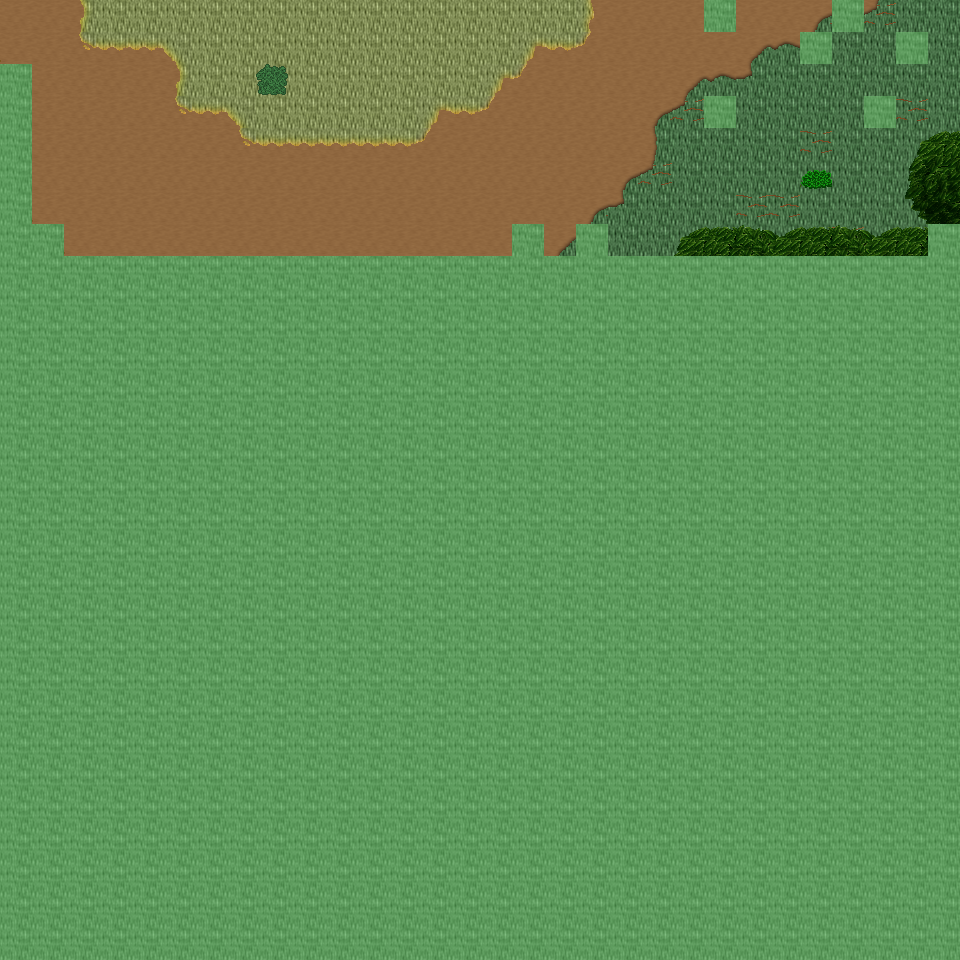

A 2D game scene composited from a Tiled map and its tileset images. What follows is a short description and the map's XML, with each tile layer's data collapsed to a summary:
An orthogonal 30x30 tile map with 32x32 px tiles, 6 tile layers (Ground, Object, Object2, Above, ...), 39 tilesets and 5 objects (5x mapchange).

<map version="1.0" orientation="orthogonal" renderorder="right-down" width="30" height="30" tilewidth="32" tileheight="32" nextobjectid="6">
  <tileset firstgid="1" name="tileset_ground_ground" tilewidth="32" tileheight="32" tilecount="33" columns="3">
    <image source="../drawable/tileset_ground_ground.png" width="96" height="352" />
  </tileset>
  <tileset firstgid="34" name="tileset_ground_ridge_earth_dark" tilewidth="32" tileheight="32" tilecount="96" columns="12">
    <image source="../drawable/tileset_ground_ridge_earth_dark.png" width="384" height="256" />
  </tileset>
  <tileset firstgid="130" name="tileset_plant_grasses" tilewidth="32" tileheight="32" tilecount="6" columns="3">
    <image source="../drawable/tileset_plant_grasses.png" width="96" height="64" />
  </tileset>
  <tileset firstgid="136" name="tileset_ground_ladder_vertical_dark" tilewidth="32" tileheight="32" tilecount="3" columns="3">
    <image source="../drawable/tileset_ground_ladder_vertical_dark.png" width="96" height="32" />
  </tileset>
  <tileset firstgid="139" name="tileset_logic_collision" tilewidth="32" tileheight="32" tilecount="1" columns="1">
    <image source="../drawable/tileset_logic_collision.png" width="32" height="32" />
  </tileset>
  <tileset firstgid="140" name="tileset_ground_grass_corners" tilewidth="32" tileheight="32" tilecount="24" columns="6">
    <image source="../drawable/tileset_ground_grass_corners.png" width="192" height="128" />
  </tileset>
  <tileset firstgid="164" name="tileset_ground_earth_edges" tilewidth="32" tileheight="32" tilecount="18" columns="6">
    <image source="../drawable/tileset_ground_earth_edges.png" width="192" height="96" />
  </tileset>
  <tileset firstgid="182" name="tileset_plant_bush_bushes" tilewidth="32" tileheight="32" tilecount="10" columns="5">
    <image source="../drawable/tileset_plant_bush_bushes.png" width="160" height="64" />
  </tileset>
  <tileset firstgid="192" name="tileset_plant_tree_tree_darkgreen" tilewidth="32" tileheight="32" tilecount="88" columns="8">
    <image source="../drawable/tileset_plant_tree_tree_darkgreen.png" width="256" height="352" />
  </tileset>
  <tileset firstgid="280" name="tileset_ground_rock_pebbles" tilewidth="32" tileheight="32" tilecount="3" columns="1">
    <image source="../drawable/tileset_ground_rock_pebbles.png" width="32" height="96" />
  </tileset>
  <tileset firstgid="283" name="tileset_furniture_sink_jacuzzi_dark_side_on" tilewidth="32" tileheight="32" tilecount="36" columns="3">
    <image source="../drawable/tileset_furniture_sink_jacuzzi_dark_side_on.png" width="96" height="384" />
  </tileset>
  <tileset firstgid="319" name="tileset_furniture_chair_bench_iron_extensible" tilewidth="32" tileheight="32" tilecount="16" columns="4">
    <image source="../drawable/tileset_furniture_chair_bench_iron_extensible.png" width="128" height="128" />
  </tileset>
  <tileset firstgid="335" name="tileset_plant_flower_daisy_blue" tilewidth="32" tileheight="32" tilecount="8" columns="2">
    <image source="../drawable/tileset_plant_flower_daisy_blue.png" width="64" height="128" />
  </tileset>
  <tileset firstgid="343" name="tileset_plant_flower_daisy_red" tilewidth="32" tileheight="32" tilecount="8" columns="2">
    <image source="../drawable/tileset_plant_flower_daisy_red.png" width="64" height="128" />
  </tileset>
  <tileset firstgid="351" name="tileset_plant_flower_daisy_white" tilewidth="32" tileheight="32" tilecount="8" columns="2">
    <image source="../drawable/tileset_plant_flower_daisy_white.png" width="64" height="128" />
  </tileset>
  <tileset firstgid="359" name="tileset_plant_flower_daisy_yellow" tilewidth="32" tileheight="32" tilecount="8" columns="2">
    <image source="../drawable/tileset_plant_flower_daisy_yellow.png" width="64" height="128" />
  </tileset>
  <tileset firstgid="367" name="tileset_plant_bush_hedge" tilewidth="32" tileheight="32" tilecount="35" columns="5">
    <image source="../drawable/tileset_plant_bush_hedge.png" width="160" height="224" />
  </tileset>
  <tileset firstgid="402" name="tileset_plant_tree_evergreen" tilewidth="32" tileheight="32" tilecount="36" columns="3">
    <image source="../drawable/tileset_plant_tree_evergreen.png" width="96" height="384" />
  </tileset>
  <tileset firstgid="438" name="tileset_furniture_light_iron_lamp" tilewidth="32" tileheight="32" tilecount="3" columns="1">
    <image source="../drawable/tileset_furniture_light_iron_lamp.png" width="32" height="96" />
  </tileset>
  <tileset firstgid="441" name="tileset_furniture_light_flames" tilewidth="32" tileheight="32" tilecount="6" columns="6">
    <image source="../drawable/tileset_furniture_light_flames.png" width="192" height="32" />
  </tileset>
  <tileset firstgid="447" name="tileset_item_statue_girl_with_bird" tilewidth="32" tileheight="32" tilecount="12" columns="4">
    <image source="../drawable/tileset_item_statue_girl_with_bird.png" width="128" height="96" />
  </tileset>
  <tileset firstgid="459" name="tileset_object_birds" tilewidth="32" tileheight="32" tilecount="4" columns="2">
    <image source="../drawable/tileset_object_birds.png" width="64" height="64" />
  </tileset>
  <tileset firstgid="463" name="tileset_plant_tree_spruce" tilewidth="32" tileheight="32" tilecount="6" columns="2">
    <image source="../drawable/tileset_plant_tree_spruce.png" width="64" height="96" />
  </tileset>
  <tileset firstgid="469" name="tileset_plant_tree_taller_trees" tilewidth="32" tileheight="32" tilecount="32" columns="8">
    <image source="../drawable/tileset_plant_tree_taller_trees.png" width="256" height="128" />
  </tileset>
  <tileset firstgid="501" name="tileset_plant_stump_hollow_logs" tilewidth="32" tileheight="32" tilecount="6" columns="3">
    <image source="../drawable/tileset_plant_stump_hollow_logs.png" width="96" height="64" />
  </tileset>
  <tileset firstgid="507" name="tileset_plant_stump_small_stump" tilewidth="32" tileheight="32" tilecount="4" columns="2">
    <image source="../drawable/tileset_plant_stump_small_stump.png" width="64" height="64" />
  </tileset>
  <tileset firstgid="511" name="tileset_ground_grass_2" tilewidth="32" tileheight="32" tilecount="21" columns="3">
    <image source="../drawable/tileset_ground_grass_2.png" width="96" height="224" />
  </tileset>
  <tileset firstgid="532" name="tileset_ground_water_waterfall" tilewidth="32" tileheight="32" tilecount="120" columns="8">
    <image source="../drawable/tileset_ground_water_waterfall.png" width="256" height="480" />
  </tileset>
  <tileset firstgid="652" name="tileset_ground_water_pool_corners" tilewidth="32" tileheight="32" tilecount="72" columns="3">
    <image source="../drawable/tileset_ground_water_pool_corners.png" width="96" height="768" />
  </tileset>
  <tileset firstgid="724" name="tileset_ground_water_pool" tilewidth="32" tileheight="32" tilecount="72" columns="3">
    <image source="../drawable/tileset_ground_water_pool.png" width="96" height="768" />
  </tileset>
  <tileset firstgid="796" name="tileset_plant_vine" tilewidth="32" tileheight="32" tilecount="3" columns="1">
    <image source="../drawable/tileset_plant_vine.png" width="32" height="96" />
  </tileset>
  <tileset firstgid="799" name="tileset_ground_dry_grass" tilewidth="32" tileheight="32" tilecount="54" columns="9">
    <image source="../drawable/tileset_ground_dry_grass.png" width="288" height="192" />
  </tileset>
  <tileset firstgid="853" name="tileset_building_chimney_smoke" tilewidth="32" tileheight="32" tilecount="40" columns="4">
    <image source="../drawable/tileset_building_chimney_smoke.png" width="128" height="320" />
  </tileset>
  <tileset firstgid="893" name="tileset_building_huts" tilewidth="32" tileheight="32" tilecount="338" columns="26">
    <image source="../drawable/tileset_building_huts.png" width="832" height="416" />
  </tileset>
  <tileset firstgid="1231" name="tileset_plant_bush_leafy" tilewidth="32" tileheight="32" tilecount="48" columns="8">
    <image source="../drawable/tileset_plant_bush_leafy.png" width="256" height="192" />
  </tileset>
  <tileset firstgid="1279" name="tileset_plant_bush_berried" tilewidth="32" tileheight="32" tilecount="60" columns="5">
    <image source="../drawable/tileset_plant_bush_berried.png" width="160" height="384" />
  </tileset>
  <tileset firstgid="1339" name="tileset_plant_bush_flowering" tilewidth="32" tileheight="32" tilecount="72" columns="8">
    <image source="../drawable/tileset_plant_bush_flowering.png" width="256" height="288" />
  </tileset>
  <tileset firstgid="1411" name="tileset_plant_bushes_and_trees" tilewidth="32" tileheight="32" tilecount="144" columns="16">
    <image source="../drawable/tileset_plant_bushes_and_trees.png" width="512" height="289" />
  </tileset>
  <tileset firstgid="1555" name="tileset_plant_bush_bush_pinks" tilewidth="32" tileheight="32" tilecount="4" columns="2">
    <image source="../drawable/tileset_plant_bush_bush_pinks.png" width="64" height="64" />
  </tileset>
  <layer name="Ground" width="30" height="30">
    <data>[900 cells, 240 non-empty, 3 distinct tile ids]</data>
  </layer>
  <layer name="Object" width="30" height="30">
    <data>[900 cells, 59 non-empty, 20 distinct tile ids]</data>
  </layer>
  <layer name="Object2" width="30" height="30">
    <data>[900 cells, 9 non-empty, 2 distinct tile ids]</data>
  </layer>
  <layer name="Above" width="30" height="30">
    <data>[900 cells, 15 non-empty, 11 distinct tile ids]</data>
  </layer>
  <layer name="Above2" width="30" height="30">
    <data>[900 cells, 2 non-empty, 1 distinct tile ids]</data>
  </layer>
  <layer name="Walkable" width="30" height="30">
    <data>[900 cells, 676 non-empty, 1 distinct tile ids]</data>
  </layer>
  <objectgroup name="MapEvents">
    <object id="1" name="north" type="mapchange" x="0" y="0" width="704" height="32">
      <properties>
        <property name="map" value="0_ados_mountain_n2_w2_x0_y3" />
        <property name="place" value="south" />
      </properties>
    </object>
    <object id="2" name="north2" type="mapchange" x="736" y="0" width="96" height="32">
      <properties>
        <property name="map" value="0_ados_mountain_n2_w2_x0_y3" />
        <property name="place" value="south2" />
      </properties>
    </object>
    <object id="3" name="north3" type="mapchange" x="864" y="0" width="96" height="32">
      <properties>
        <property name="map" value="0_ados_mountain_n2_w2_x0_y3" />
        <property name="place" value="south3" />
      </properties>
    </object>
    <object id="4" name="west" type="mapchange" x="0" y="0" width="32" height="64">
      <properties>
        <property name="map" value="0_deniran_forest_n2_w_x0_y4" />
        <property name="place" value="east" />
      </properties>
    </object>
    <object id="5" name="east" type="mapchange" x="928" y="0" width="32" height="224">
      <properties>
        <property name="map" value="0_ados_mountain_n2_w2_x1_y4" />
        <property name="place" value="west" />
      </properties>
    </object>
  </objectgroup>
</map>
